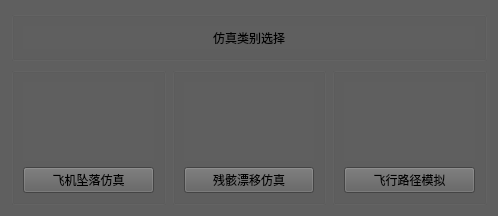
<?xml version="1.0" encoding="UTF-8"?>
<ui version="4.0">
 <class>Sim_catalog</class>
 <widget class="QWidget" name="Sim_catalog">
  <property name="geometry">
   <rect>
    <x>0</x>
    <y>0</y>
    <width>498</width>
    <height>216</height>
   </rect>
  </property>
  <property name="windowTitle">
   <string>仿真选择</string>
  </property>
  <property name="styleSheet">
   <string notr="true">background-color: rgb(95, 95, 95);</string>
  </property>
  <layout class="QVBoxLayout" name="verticalLayout_4">
   <item>
    <widget class="QGroupBox" name="groupBox">
     <property name="maximumSize">
      <size>
       <width>16777215</width>
       <height>50</height>
      </size>
     </property>
     <property name="title">
      <string/>
     </property>
     <layout class="QHBoxLayout" name="horizontalLayout">
      <item>
       <widget class="QLabel" name="label">
        <property name="text">
         <string>仿真类别选择</string>
        </property>
        <property name="alignment">
         <set>Qt::AlignCenter</set>
        </property>
       </widget>
      </item>
     </layout>
    </widget>
   </item>
   <item>
    <layout class="QHBoxLayout" name="horizontalLayout_2">
     <item>
      <widget class="QGroupBox" name="drop_GB">
       <property name="title">
        <string/>
       </property>
       <layout class="QVBoxLayout" name="verticalLayout">
        <item>
         <widget class="QWidget" name="drop_widght" native="true">
          <property name="styleSheet">
           <string notr="true">image: url(:/catalog/picture/drop.png);</string>
          </property>
         </widget>
        </item>
        <item>
         <widget class="QPushButton" name="drop_BT">
          <property name="text">
           <string>飞机坠落仿真</string>
          </property>
         </widget>
        </item>
       </layout>
      </widget>
     </item>
     <item>
      <widget class="QGroupBox" name="drift_GB">
       <property name="title">
        <string/>
       </property>
       <layout class="QVBoxLayout" name="verticalLayout_2">
        <item>
         <widget class="QWidget" name="drift_Widght" native="true">
          <property name="styleSheet">
           <string notr="true">image: url(:/catalog/picture/drift.png);</string>
          </property>
         </widget>
        </item>
        <item>
         <widget class="QPushButton" name="drift_BT">
          <property name="text">
           <string>残骸漂移仿真</string>
          </property>
         </widget>
        </item>
       </layout>
      </widget>
     </item>
     <item>
      <widget class="QGroupBox" name="drop_GB_2">
       <property name="title">
        <string/>
       </property>
       <layout class="QVBoxLayout" name="verticalLayout_3">
        <item>
         <widget class="QWidget" name="route_widght" native="true">
          <property name="styleSheet">
           <string notr="true">image: url(:/catalog/picture/earth.png);</string>
          </property>
         </widget>
        </item>
        <item>
         <widget class="QPushButton" name="route_BT">
          <property name="text">
           <string>飞行路径模拟</string>
          </property>
         </widget>
        </item>
       </layout>
      </widget>
     </item>
    </layout>
   </item>
  </layout>
 </widget>
 <resources/>
 <connections/>
</ui>
